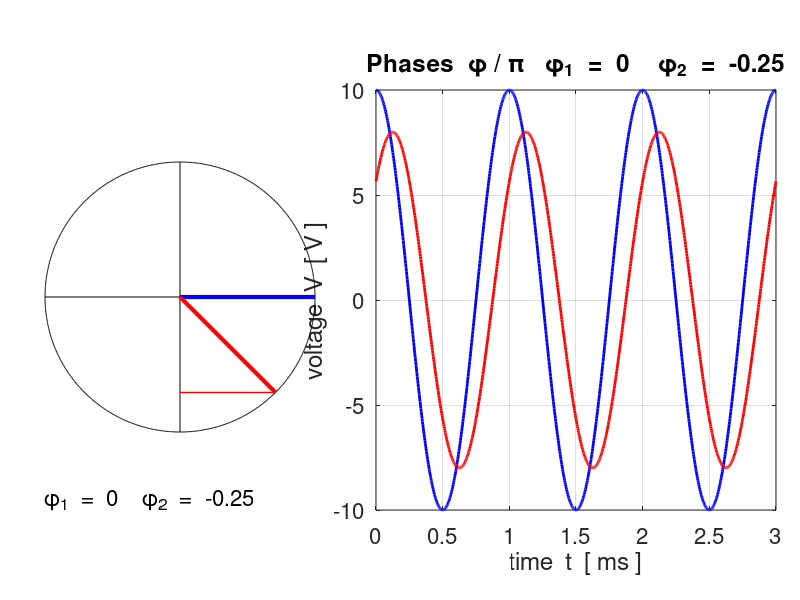

Recreate this plot in MATLAB.
% Cac1.m

% ac circuit modeling and analysis 
% Ian Cooper
% School of Physics, University of Sydney
% email: ian.cooper@sydney.edu.au
% ../mphome.htm
% 180107 


clear all
close all
clc

% ========================================================================
%   INPUTS   default values [ ]
% =======================================================================

% Voltage #1 and #2 [10 8] [1000 1000]   [0 pi/2] 
   V = [10 8];
   f = [1000 1000];
   phi = [0 -pi/4];
% time
   N = 1000;
   T = 1/f(1);
   tMax = 3*T;
   t = linspace(0,tMax,N);
   w = (2*pi).*f;

% =======================================================================  
%   VOLTAGE CALCULATIONS
% =======================================================================   
    v1 = V(1) .* exp(1i*(w(1)*t + phi(1)));
    v2 = V(2) .* exp(1i*(w(2)*t + phi(2)));


% =======================================================================
%   GRAPHICS
% =======================================================================
   fss = 16;
figure(1)   
   pos = [0.1 0.1 0.50 0.4];
   set(gcf,'Units','normalized');
   set(gcf,'Position',pos);
   set(gcf,'color','w');

   pos1 = [0.47 0.15 0.5 0.7];
   ax1 = subplot('Position',pos1);
   
   xP = t.*1e3; yP = real(v1);        
   plot(xP, yP,'b','linewidth',2);   
   hold on
   yP = real(v2);                     
   plot(xP, yP,'r','linewidth',2);   
  
   grid on
   xlabel('time  t  [ ms ]')
   ylabel('voltage  V  [ V ]');
     tm1 = 'Phases  \phi / \pi   ';
     tm2 = '\phi_1  =  ';
     tm3 = num2str(phi(1)/pi,2);
     tm4 = '    \phi_2  =  ';
     tm5 = num2str(phi(2)/pi,2);
     tm = [tm1 tm2 tm3 tm4 tm5];
   title(tm);
   set(gca,'fontsize',fss)
   
   pos2 = [0.00 0.28 0.45 0.45];
   ax2 = subplot('Position',pos2);
   
   A = linspace(0,2*pi,1000);   % plot circle
   x = cos(A); y = sin(A);
   plot(x,y,'k');
   hold on
   x = [-1 1]; y = [0 0];       % plot axes
   plot(x,y,'k');
   y = [-1 1]; x = [0 0];
   plot(x,y,'k');
   
% v1 phasor   
   x = cos(phi(1)); y = sin(phi(1));
   xP = [0 x]; yP = [y y];
   plot(xP, yP,'b','linewidth',1);
   xP = [0 x]; yP = [0 y];
   plot(xP,yP,'b','linewidth',3);
%    xP = [x x]; yP = [0 y];
%    plot(xP, yP,'b','linewidth',1); 
%   xP = [0 x]; yP = [0 0];
%   plot(xP, yP,'b','linewidth',3)

   % v2 phasor  
    x = cos(phi(2)); y = sin(phi(2));
    xP = [0 x]; yP = [y y];
    plot(xP, yP,'r','linewidth',1);
    xP = [0 x]; yP = [0 y];
    plot(xP,yP,'r','linewidth',3);
     
%   xP = [0 x]; yP = [0 0];
%   plot(xP, yP,'r','linewidth',3)
   
   axis square
   axis off
   tm = [tm2 tm3 tm4 tm5];
   text(-1,-1.5,tm,'fontsize',16);
